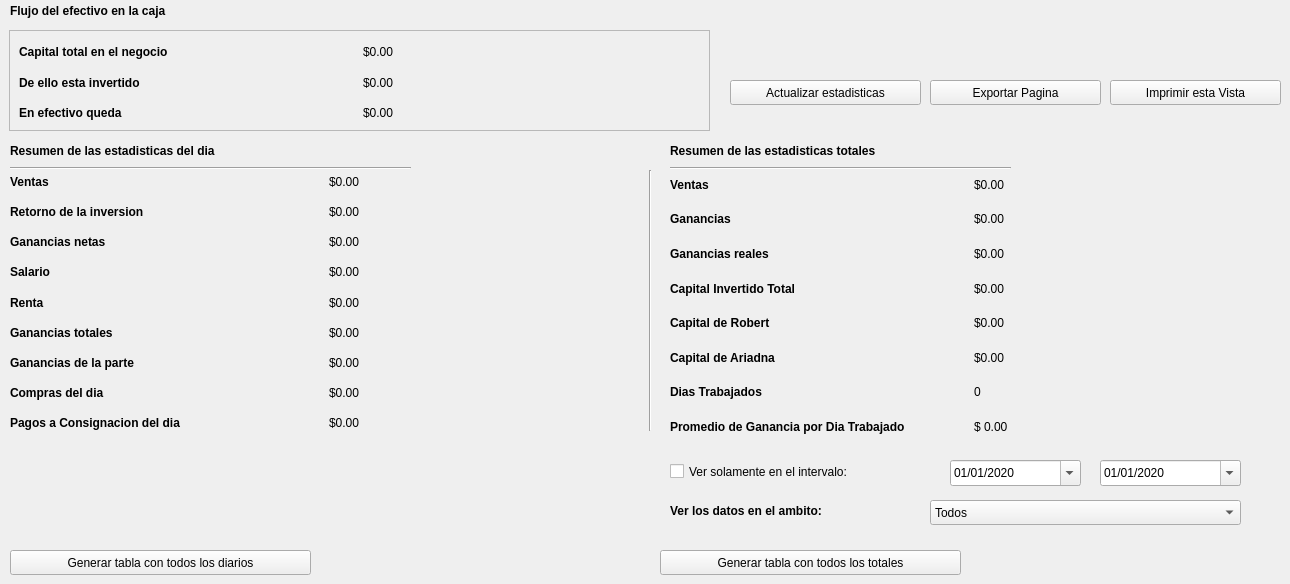
    <widget class="QWidget" name="tab_3">
     <attribute name="title">
      <string>E&amp;stadisticas</string>
     </attribute>
     <widget class="QWidget" name="verticalLayoutWidget">
      <property name="geometry">
       <rect>
        <x>670</x>
        <y>170</y>
        <width>601</width>
        <height>271</height>
       </rect>
      </property>
      <layout class="QVBoxLayout" name="verticalLayout">
       <item>
        <layout class="QHBoxLayout" name="horizontalLayout_12">
         <item>
          <widget class="QLabel" name="label_33">
           <property name="font">
            <font>
             <weight>75</weight>
             <bold>true</bold>
            </font>
           </property>
           <property name="text">
            <string>Ventas</string>
           </property>
          </widget>
         </item>
         <item>
          <widget class="QLabel" name="label_plac_total_ventas">
           <property name="text">
            <string>$0.00</string>
           </property>
          </widget>
         </item>
        </layout>
       </item>
       <item>
        <layout class="QHBoxLayout" name="horizontalLayout_14">
         <item>
          <widget class="QLabel" name="label_37">
           <property name="font">
            <font>
             <weight>75</weight>
             <bold>true</bold>
            </font>
           </property>
           <property name="text">
            <string>Ganancias</string>
           </property>
          </widget>
         </item>
         <item>
          <widget class="QLabel" name="label_plac_total_net_proffit">
           <property name="text">
            <string>$0.00</string>
           </property>
          </widget>
         </item>
        </layout>
       </item>
       <item>
        <layout class="QHBoxLayout" name="horizontalLayout_21">
         <item>
          <widget class="QLabel" name="label_41">
           <property name="font">
            <font>
             <weight>75</weight>
             <bold>true</bold>
            </font>
           </property>
           <property name="text">
            <string>Ganancias reales</string>
           </property>
          </widget>
         </item>
         <item>
          <widget class="QLabel" name="label_plac_total_real_proffit">
           <property name="text">
            <string>$0.00</string>
           </property>
          </widget>
         </item>
        </layout>
       </item>
       <item>
        <layout class="QHBoxLayout" name="horizontalLayout_16">
         <item>
          <widget class="QLabel" name="label_39">
           <property name="font">
            <font>
             <weight>75</weight>
             <bold>true</bold>
            </font>
           </property>
           <property name="text">
            <string>Capital Invertido Total</string>
           </property>
          </widget>
         </item>
         <item>
          <widget class="QLabel" name="label_plac_total_capital_low">
           <property name="text">
            <string>$0.00</string>
           </property>
          </widget>
         </item>
        </layout>
       </item>
       <item>
        <layout class="QHBoxLayout" name="horizontalLayout_22">
         <item>
          <widget class="QLabel" name="label_43">
           <property name="font">
            <font>
             <weight>75</weight>
             <bold>true</bold>
            </font>
           </property>
           <property name="text">
            <string>Capital de Robert</string>
           </property>
          </widget>
         </item>
         <item>
          <widget class="QLabel" name="label_plac_total_rob_capital">
           <property name="text">
            <string>$0.00</string>
           </property>
          </widget>
         </item>
        </layout>
       </item>
       <item>
        <layout class="QHBoxLayout" name="horizontalLayout_13">
         <item>
          <widget class="QLabel" name="label_35">
           <property name="font">
            <font>
             <weight>75</weight>
             <bold>true</bold>
            </font>
           </property>
           <property name="text">
            <string>Capital de Ariadna</string>
           </property>
          </widget>
         </item>
         <item>
          <widget class="QLabel" name="label_plac_total_ary_capital">
           <property name="text">
            <string>$0.00</string>
           </property>
          </widget>
         </item>
        </layout>
       </item>
       <item>
        <layout class="QHBoxLayout" name="horizontalLayout_40">
         <item>
          <widget class="QLabel" name="label_38">
           <property name="font">
            <font>
             <weight>75</weight>
             <bold>true</bold>
            </font>
           </property>
           <property name="text">
            <string>Dias Trabajados</string>
           </property>
          </widget>
         </item>
         <item>
          <widget class="QLabel" name="label_plac_total_dias_trabajados">
           <property name="text">
            <string>0</string>
           </property>
          </widget>
         </item>
        </layout>
       </item>
       <item>
        <layout class="QHBoxLayout" name="horizontalLayout_48">
         <item>
          <widget class="QLabel" name="label_40">
           <property name="font">
            <font>
             <weight>75</weight>
             <bold>true</bold>
            </font>
           </property>
           <property name="text">
            <string>Promedio de Ganancia por Dia Trabajado</string>
           </property>
          </widget>
         </item>
         <item>
          <widget class="QLabel" name="label_plac_total_gan_per_day">
           <property name="text">
            <string>$ 0.00</string>
           </property>
          </widget>
         </item>
        </layout>
       </item>
      </layout>
     </widget>
     <widget class="QLabel" name="label_45">
      <property name="geometry">
       <rect>
        <x>10</x>
        <y>140</y>
        <width>311</width>
        <height>21</height>
       </rect>
      </property>
      <property name="font">
       <font>
        <weight>75</weight>
        <bold>true</bold>
       </font>
      </property>
      <property name="text">
       <string>Resumen de las estadisticas del dia</string>
      </property>
     </widget>
     <widget class="QWidget" name="verticalLayoutWidget_2">
      <property name="geometry">
       <rect>
        <x>10</x>
        <y>170</y>
        <width>631</width>
        <height>265</height>
       </rect>
      </property>
      <layout class="QVBoxLayout" name="verticalLayout_2">
       <item>
        <layout class="QHBoxLayout" name="horizontalLayout_24">
         <item>
          <widget class="QLabel" name="label_48">
           <property name="font">
            <font>
             <weight>75</weight>
             <bold>true</bold>
            </font>
           </property>
           <property name="text">
            <string>Ventas</string>
           </property>
          </widget>
         </item>
         <item>
          <widget class="QLabel" name="label_plac_day_ventas">
           <property name="text">
            <string>$0.00</string>
           </property>
          </widget>
         </item>
        </layout>
       </item>
       <item>
        <layout class="QHBoxLayout" name="horizontalLayout_23">
         <item>
          <widget class="QLabel" name="label_46">
           <property name="font">
            <font>
             <weight>75</weight>
             <bold>true</bold>
            </font>
           </property>
           <property name="text">
            <string>Retorno de la inversion</string>
           </property>
          </widget>
         </item>
         <item>
          <widget class="QLabel" name="label_plac_day_inversion">
           <property name="text">
            <string>$0.00</string>
           </property>
          </widget>
         </item>
        </layout>
       </item>
       <item>
        <layout class="QHBoxLayout" name="horizontalLayout_41">
         <item>
          <widget class="QLabel" name="label_52">
           <property name="font">
            <font>
             <weight>75</weight>
             <bold>true</bold>
            </font>
           </property>
           <property name="text">
            <string>Ganancias netas</string>
           </property>
          </widget>
         </item>
         <item>
          <widget class="QLabel" name="label_plac_day_net_proffit">
           <property name="text">
            <string>$0.00</string>
           </property>
          </widget>
         </item>
        </layout>
       </item>
       <item>
        <layout class="QHBoxLayout" name="horizontalLayout_42">
         <item>
          <widget class="QLabel" name="label_60">
           <property name="font">
            <font>
             <weight>75</weight>
             <bold>true</bold>
            </font>
           </property>
           <property name="text">
            <string>Salario</string>
           </property>
          </widget>
         </item>
         <item>
          <widget class="QLabel" name="label_plac_day_salary">
           <property name="text">
            <string>$0.00</string>
           </property>
          </widget>
         </item>
        </layout>
       </item>
       <item>
        <layout class="QHBoxLayout" name="horizontalLayout_6">
         <item>
          <widget class="QLabel" name="label_16">
           <property name="font">
            <font>
             <weight>75</weight>
             <bold>true</bold>
            </font>
           </property>
           <property name="text">
            <string>Renta</string>
           </property>
          </widget>
         </item>
         <item>
          <widget class="QLabel" name="label_plac_day_rent">
           <property name="text">
            <string>$0.00</string>
           </property>
          </widget>
         </item>
        </layout>
       </item>
       <item>
        <layout class="QHBoxLayout" name="horizontalLayout_43">
         <item>
          <widget class="QLabel" name="label_62">
           <property name="font">
            <font>
             <weight>75</weight>
             <bold>true</bold>
            </font>
           </property>
           <property name="text">
            <string>Ganancias totales</string>
           </property>
          </widget>
         </item>
         <item>
          <widget class="QLabel" name="label_plac_day_real_proffit">
           <property name="text">
            <string>$0.00</string>
           </property>
          </widget>
         </item>
        </layout>
       </item>
       <item>
        <layout class="QHBoxLayout" name="horizontalLayout_44">
         <item>
          <widget class="QLabel" name="label_64">
           <property name="font">
            <font>
             <weight>75</weight>
             <bold>true</bold>
            </font>
           </property>
           <property name="text">
            <string>Ganancias de la parte</string>
           </property>
          </widget>
         </item>
         <item>
          <widget class="QLabel" name="label_plac_day_part_proffit">
           <property name="text">
            <string>$0.00</string>
           </property>
          </widget>
         </item>
        </layout>
       </item>
       <item>
        <layout class="QHBoxLayout" name="horizontalLayout_26">
         <item>
          <widget class="QLabel" name="label_51">
           <property name="font">
            <font>
             <weight>75</weight>
             <bold>true</bold>
            </font>
           </property>
           <property name="text">
            <string>Compras del dia</string>
           </property>
          </widget>
         </item>
         <item>
          <widget class="QLabel" name="label_plac_day_compras">
           <property name="text">
            <string>$0.00</string>
           </property>
          </widget>
         </item>
        </layout>
       </item>
       <item>
        <layout class="QHBoxLayout" name="horizontalLayout_25">
         <item>
          <widget class="QLabel" name="label_50">
           <property name="font">
            <font>
             <weight>75</weight>
             <bold>true</bold>
            </font>
           </property>
           <property name="text">
            <string>Pagos a Consignacion del dia</string>
           </property>
          </widget>
         </item>
         <item>
          <widget class="QLabel" name="label_plac_day_consignation">
           <property name="text">
            <string>$0.00</string>
           </property>
          </widget>
         </item>
        </layout>
       </item>
      </layout>
     </widget>
     <widget class="QPushButton" name="pushButton_update_stats_tab">
      <property name="geometry">
       <rect>
        <x>730</x>
        <y>80</y>
        <width>191</width>
        <height>25</height>
       </rect>
      </property>
      <property name="text">
       <string>Actualizar estadisticas</string>
      </property>
     </widget>
     <widget class="QDateEdit" name="dateEdit_intervalo_start">
      <property name="geometry">
       <rect>
        <x>950</x>
        <y>460</y>
        <width>131</width>
        <height>26</height>
       </rect>
      </property>
      <property name="displayFormat">
       <string>dd/MM/yyyy</string>
      </property>
      <property name="calendarPopup">
       <bool>true</bool>
      </property>
      <property name="date">
       <date>
        <year>2020</year>
        <month>1</month>
        <day>1</day>
       </date>
      </property>
     </widget>
     <widget class="QDateEdit" name="dateEdit_intervalo_stop">
      <property name="geometry">
       <rect>
        <x>1100</x>
        <y>460</y>
        <width>141</width>
        <height>26</height>
       </rect>
      </property>
      <property name="displayFormat">
       <string>dd/MM/yyyy</string>
      </property>
      <property name="calendarPopup">
       <bool>true</bool>
      </property>
      <property name="date">
       <date>
        <year>2020</year>
        <month>1</month>
        <day>1</day>
       </date>
      </property>
     </widget>
     <widget class="Line" name="line_4">
      <property name="geometry">
       <rect>
        <x>640</x>
        <y>170</y>
        <width>20</width>
        <height>261</height>
       </rect>
      </property>
      <property name="orientation">
       <enum>Qt::Vertical</enum>
      </property>
     </widget>
     <widget class="Line" name="line_5">
      <property name="geometry">
       <rect>
        <x>10</x>
        <y>160</y>
        <width>401</width>
        <height>16</height>
       </rect>
      </property>
      <property name="orientation">
       <enum>Qt::Horizontal</enum>
      </property>
     </widget>
     <widget class="QLabel" name="label_66">
      <property name="geometry">
       <rect>
        <x>670</x>
        <y>140</y>
        <width>311</width>
        <height>21</height>
       </rect>
      </property>
      <property name="font">
       <font>
        <weight>75</weight>
        <bold>true</bold>
       </font>
      </property>
      <property name="text">
       <string>Resumen de las estadisticas totales</string>
      </property>
     </widget>
     <widget class="Line" name="line_6">
      <property name="geometry">
       <rect>
        <x>670</x>
        <y>160</y>
        <width>341</width>
        <height>16</height>
       </rect>
      </property>
      <property name="orientation">
       <enum>Qt::Horizontal</enum>
      </property>
     </widget>
     <widget class="QCheckBox" name="checkBox_ver_solo_intervalo">
      <property name="geometry">
       <rect>
        <x>670</x>
        <y>460</y>
        <width>281</width>
        <height>23</height>
       </rect>
      </property>
      <property name="text">
       <string>Ver solamente en el intervalo:</string>
      </property>
     </widget>
     <widget class="QPushButton" name="pushButton_generar_tabla_totales">
      <property name="geometry">
       <rect>
        <x>660</x>
        <y>550</y>
        <width>301</width>
        <height>25</height>
       </rect>
      </property>
      <property name="text">
       <string>Generar tabla con todos los totales</string>
      </property>
     </widget>
     <widget class="QPushButton" name="pushButton_generate_table_all_days">
      <property name="geometry">
       <rect>
        <x>10</x>
        <y>550</y>
        <width>301</width>
        <height>25</height>
       </rect>
      </property>
      <property name="text">
       <string>Generar tabla con todos los diarios</string>
      </property>
     </widget>
     <widget class="QLabel" name="label_67">
      <property name="geometry">
       <rect>
        <x>670</x>
        <y>500</y>
        <width>251</width>
        <height>21</height>
       </rect>
      </property>
      <property name="font">
       <font>
        <weight>75</weight>
        <bold>true</bold>
       </font>
      </property>
      <property name="text">
       <string>Ver los datos en el ambito: </string>
      </property>
     </widget>
     <widget class="QComboBox" name="comboBox_ambito_de_tabla">
      <property name="geometry">
       <rect>
        <x>930</x>
        <y>500</y>
        <width>311</width>
        <height>25</height>
       </rect>
      </property>
      <item>
       <property name="text">
        <string>Todos</string>
       </property>
      </item>
      <item>
       <property name="text">
        <string>Diario</string>
       </property>
      </item>
      <item>
       <property name="text">
        <string>Semanal</string>
       </property>
      </item>
      <item>
       <property name="text">
        <string>Mensual</string>
       </property>
      </item>
      <item>
       <property name="text">
        <string>Anual</string>
       </property>
      </item>
     </widget>
     <widget class="QFrame" name="frame">
      <property name="geometry">
       <rect>
        <x>9</x>
        <y>30</y>
        <width>701</width>
        <height>101</height>
       </rect>
      </property>
      <property name="frameShape">
       <enum>QFrame::StyledPanel</enum>
      </property>
      <property name="frameShadow">
       <enum>QFrame::Raised</enum>
      </property>
      <widget class="QWidget" name="verticalLayoutWidget_3">
       <property name="geometry">
        <rect>
         <x>10</x>
         <y>10</y>
         <width>681</width>
         <height>85</height>
        </rect>
       </property>
       <layout class="QVBoxLayout" name="verticalLayout_5">
        <item>
         <layout class="QHBoxLayout" name="horizontalLayout_46">
          <item>
           <widget class="QLabel" name="label_70">
            <property name="font">
             <font>
              <weight>75</weight>
              <bold>true</bold>
             </font>
            </property>
            <property name="text">
             <string>Capital total en el negocio</string>
            </property>
           </widget>
          </item>
          <item>
           <widget class="QLabel" name="label_plac_capital_total">
            <property name="text">
             <string>$0.00</string>
            </property>
           </widget>
          </item>
         </layout>
        </item>
        <item>
         <layout class="QHBoxLayout" name="horizontalLayout_45">
          <item>
           <widget class="QLabel" name="label_68">
            <property name="font">
             <font>
              <weight>75</weight>
              <bold>true</bold>
             </font>
            </property>
            <property name="text">
             <string>De ello esta invertido</string>
            </property>
           </widget>
          </item>
          <item>
           <widget class="QLabel" name="label_plac_capital_invertido">
            <property name="text">
             <string>$0.00</string>
            </property>
           </widget>
          </item>
         </layout>
        </item>
        <item>
         <layout class="QHBoxLayout" name="horizontalLayout_47">
          <item>
           <widget class="QLabel" name="label_72">
            <property name="font">
             <font>
              <weight>75</weight>
              <bold>true</bold>
             </font>
            </property>
            <property name="text">
             <string>En efectivo queda</string>
            </property>
           </widget>
          </item>
          <item>
           <widget class="QLabel" name="label_plac_cash_en_caja">
            <property name="text">
             <string>$0.00</string>
            </property>
           </widget>
          </item>
         </layout>
        </item>
       </layout>
      </widget>
     </widget>
     <widget class="QLabel" name="label_74">
      <property name="geometry">
       <rect>
        <x>10</x>
        <y>0</y>
        <width>251</width>
        <height>21</height>
       </rect>
      </property>
      <property name="font">
       <font>
        <weight>75</weight>
        <bold>true</bold>
       </font>
      </property>
      <property name="text">
       <string>Flujo del efectivo en la caja</string>
      </property>
     </widget>
     <widget class="QPushButton" name="pushButton_export_stats_tab">
      <property name="geometry">
       <rect>
        <x>930</x>
        <y>80</y>
        <width>171</width>
        <height>25</height>
       </rect>
      </property>
      <property name="text">
       <string>Exportar Pagina</string>
      </property>
     </widget>
     <widget class="QPushButton" name="pushButton_print_stats_tab">
      <property name="geometry">
       <rect>
        <x>1110</x>
        <y>80</y>
        <width>171</width>
        <height>25</height>
       </rect>
      </property>
      <property name="text">
       <string>Imprimir esta Vista</string>
      </property>
     </widget>
    </widget>
